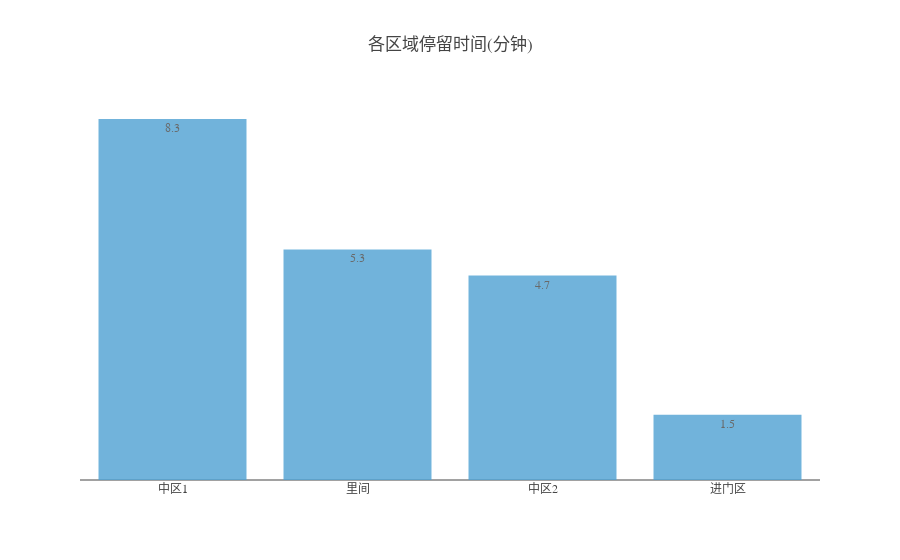

Notebook code for this chart:
### Code cell
# bar plot - stay in each zone
df= track['stay'].groupby(track['from']).mean().to_frame().sort_values(by=['stay'],ascending=False)
# seconds to minutes
df = df/60
df['stay'] = df['stay'].round(1)

data = [go.Bar(
            x=df.index,
            y=df['stay'],
            text=df['stay'],
            textposition = 'inside',
    marker=dict(color='#4ea1d3'),
    opacity=0.8
        )]
layout =  dict(
    title = "各区域停留时间(分钟)",
    yaxis=dict(
        showticklabels=False,
        showgrid=False
    ),
    font=dict(family='微软雅黑')
)

fig = dict(data=data, layout=layout)
plotly.offline.iplot(fig)
pio.write_image(fig, '各区停留时间.jpeg', scale=5, width=600, height = 400)

### Figure 1 — Plotly figure (JSON) as saved in the notebook; plotly's stock layout.template omitted (floating-point values rounded to 4 significant figures)
{"data": [{"marker": {"color": "#4ea1d3"}, "opacity": 0.8, "text": [8.3, 5.3, 4.7, 1.5], "textposition": "inside", "type": "bar", "uid": "21147206-68df-4bfd-91ca-42944683dd80", "x": ["中区1", "里间", "中区2", "进门区"], "y": [8.3, 5.3, 4.7, 1.5]}], "layout": {"font": {"family": "微软雅黑"}, "title": {"text": "各区域停留时间(分钟)"}, "yaxis": {"showgrid": false, "showticklabels": false}}}
